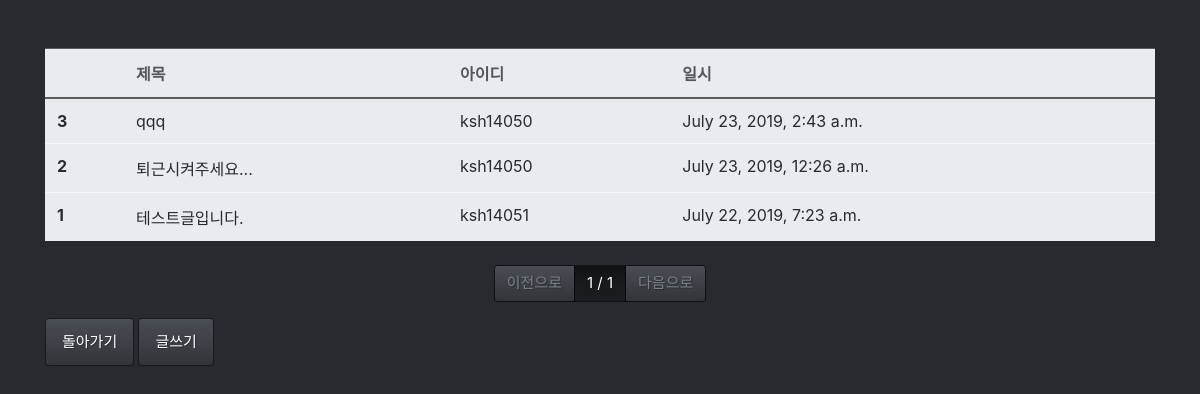
/board/list/, run on the app's committed database.
### board/models.py (models this page shows, shortened)
class Board(models.Model):
    objects = models.Manager()
    title = models.CharField(max_length=128,
                             verbose_name='제목')
    contents = models.TextField(verbose_name='내용')
    writer = models.ForeignKey('user.Uniuser', on_delete=models.CASCADE,
                               verbose_name='작성자')
    registered_dttm = models.DateTimeField(
        auto_now_add=True, verbose_name='등록시간')
    class Meta:
        db_table = 'inturnup_board'
        verbose_name = "유니포인트 인턴업 게시글"
        verbose_name_plural = "유니포인트 인턴업 게시글"

### user/models.py (models this page shows)
class Uniuser(models.Model):
    objects = models.Manager()
    username = models.CharField(max_length=64,
                                verbose_name='사용자명')
    useremail = models.EmailField(max_length=128,
                                  verbose_name='사용자이메일')
    password = models.CharField(max_length=64,
                                verbose_name="비밀번호")
    registered_dttm = models.DateTimeField(
        auto_now_add=True, verbose_name='등록시간')
    def __str__(self):
        return self.username
    class Meta:
        db_table = 'unipoint_intern_user'
        verbose_name = "유니포인트 인턴 사용자"
        verbose_name_plural = "유니포인트 인턴 사용자"

### board/views.py (the view)
# urls.py: path('list/', views.board_list),
def board_list(request):
    all_boards = Board.objects.all().order_by('-id')
    page = int(request.GET.get('p', 1))
    paginator = Paginator(all_boards, 10)
    boards = paginator.get_page(page)
    return render(request, 'board_list.html', {'boards': boards})

### board/templates/board_list.html
{% extends "base.html" %}
{% block contents %}
<div class="row mt-5">
    <div class="col-12">
        <table class="table table-light">
            <thead class="thead-light">
                <tr>
                    <th></th>
                    <th>제목</th>
                    <th>아이디</th>
                    <th>일시</th>
                </tr>
            </thead>
            <tbody class="text-dark">
                {% for board in boards %}
                <tr onclick="location.href='/board/detail/{{ board.id }}/'">
                    <th>{{ board.id }}</th>
                    <td>{{ board.title }}</td>
                    <td>{{ board.writer }}</td>
                    <td>{{ board.registered_dttm }}</td>
                </tr>
                {% endfor %}
            </tbody>
        </table>
    </div>
</div>
<div class="row mt-2">
    <div class="col-12">
        <nav>
            <ul class="pagination justify-content-center">
                {% if boards.has_previous %}
                <li class="page-item">
                    <a class="page-link" href="?p={{ boards.previous_page_number }}">이전으로</a>
                </li>
                {% else %}
                <li class="page-item disabled">
                    <a class="page-link" href="#">이전으로</a>
                </li>
                {% endif %}
                <li class="page-item active">
                    <a class="page-link" href="#">{{ boards.number }} / {{ boards.paginator.num_pages }}</a>
                </li>
                {% if boards.has_next %}
                <li class="page-item">
                    <a class="page-link" href="?p={{ boards.next_page_number }}">다음으로</a>
                </li>
                {% else %}
                <li class="page-item disabled">
                    <a class="page-link disabled" href="#">다음으로</a>
                </li>
                {% endif %}
            </ul>
        </nav>
    </div>
</div>
<div class="row">
    <div class="col-12">
        <button type="submit" class="btn btn-primary" onclick="location.href='/'">돌아가기</button>
        <button class="btn btn-primary" onclick="location.href='/board/write/'">글쓰기</button>
    </div>
</div>
{% endblock %}

### board/templates/base.html (shortened to what this page needs)
<html>
<head>
    <link rel="stylesheet" href="/static/bootstrap.min.css" />
</head>
<body>
    <div class="container">
        {% block contents %}
        {% endblock %}
    </div>
</body>
</html>

### data on the page
Board: id "3", title "qqq", writer "ksh14050", registered_dttm "July 23, 2019, 2:43 a.m."
Board: id "2", title "퇴근시켜주세요...", writer "ksh14050", registered_dttm "July 23, 2019, 12:26 a.m."
Board: id "1", title "테스트글입니다.", writer "ksh14051", registered_dttm "July 22, 2019, 7:23 a.m."

### other printed values
{{ boards.number }} "1"
{{ boards.paginator.num_pages }} "1"
